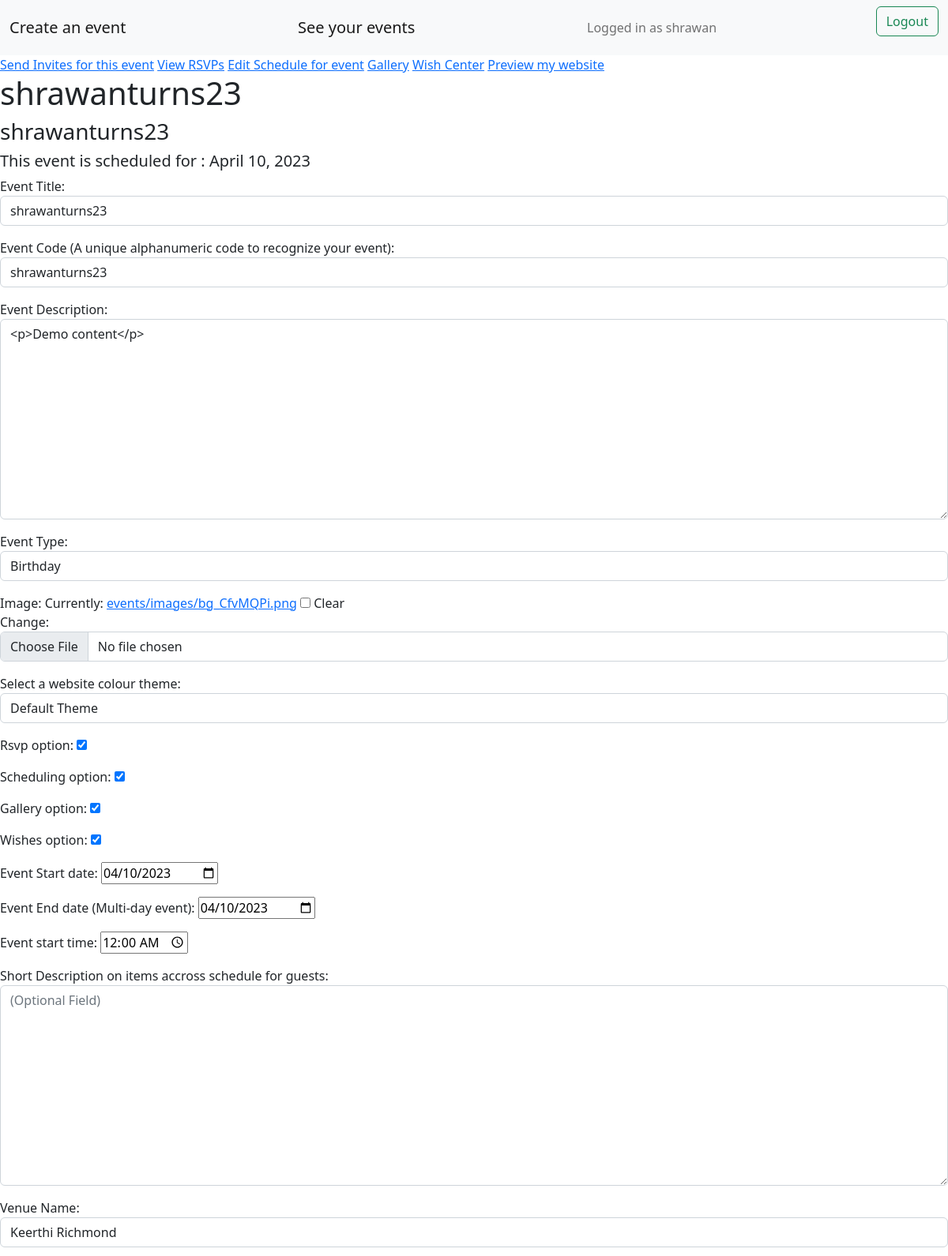
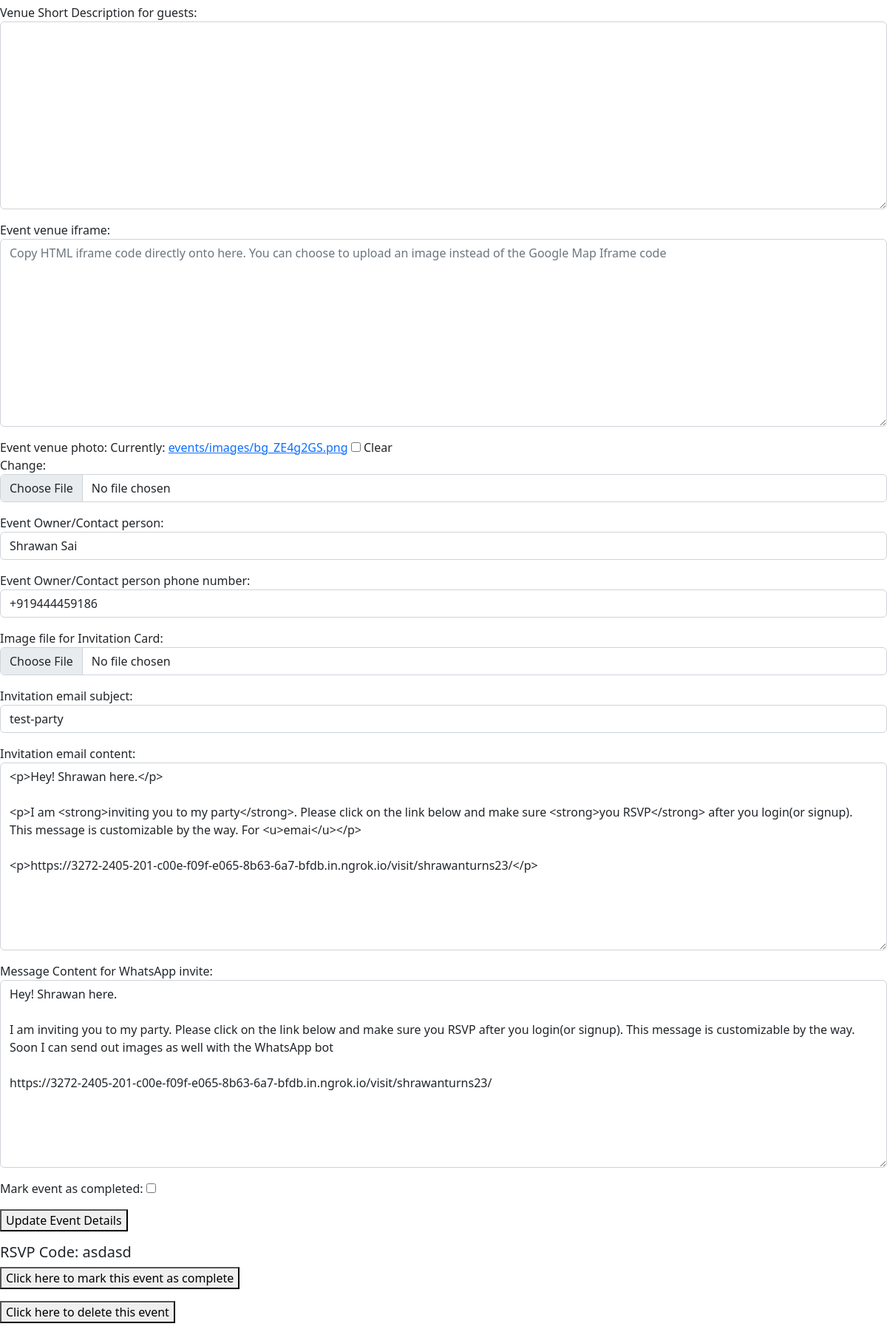
Screenshot of /event/shrawanturns23 (signed in) with the database file from the repository (2 pictures, top to bottom).
### accounts/models.py (models this page shows, shortened)
class Account(AbstractBaseUser):
    email = models.EmailField(verbose_name="email",max_length=60,unique=True)
    username = models.CharField(max_length=30,unique=True)
    date_joined = models.DateTimeField(verbose_name="date joined",auto_now_add=True)
    last_login = models.DateTimeField(verbose_name="last login",auto_now=True)
    is_admin = models.BooleanField(default=False)
    is_active = models.BooleanField(default=True)
    is_staff = models.BooleanField(default=False)
    is_superuser = models.BooleanField(default=False)
    profile_image = models.ImageField(max_length=255,upload_to = get_profile_image_filepath, null = True, blank = True)
    hide_email = models.BooleanField(default=True)
    phone_number = PhoneNumberField(unique=True)
    USERNAME_FIELD = 'email'
    REQUIRED_FIELDS = ['username','phone_number']
    objects = MyAccountManager()

### events/models.py (models this page shows, shortened)
class Event(models.Model):
    title = models.CharField(max_length=200)
    eventcode = models.CharField(max_length=50,primary_key=True)
    description = RichTextField(blank=True)
    eventtype = models.CharField(max_length=200)
    created = models.DateTimeField(auto_now_add=True)
    location = models.CharField(max_length=200)
    contactperson = models.CharField(max_length=200)
    contactpersonphone = PhoneNumberField()
    user = models.ForeignKey(Account,on_delete=models.CASCADE)
    mark_event_as_completed = models.BooleanField(default=False)
    image = models.ImageField(upload_to='events/images/',blank=True)
    invitation_email_subject = models.CharField(max_length=200, blank=True)
    invitation_email_content = RichTextField(blank=True)
    invitation_whatsapp_content = models.TextField(blank=True,null=True)
    invitation_image = models.ImageField(upload_to='events/images/',blank=True,null = True)
    eventstartdate = models.DateField()
    eventenddate = models.DateField()
    event_start_time = models.TimeField(default=datetime.time(00, 00))
    event_end_time = models.TimeField(blank = True,null=True)
    information_on_schedule = models.TextField(blank=True,null = True)
    event_venue_iframe = models.TextField(blank = True,null=True)
    event_venue_photo = models.ImageField(upload_to='events/images/',blank=True,null=True)
    eventrange = models.PositiveSmallIntegerField(default = 1)
    information_on_venue = models.TextField(blank=True,null = True)
    rsvp_option = models.BooleanField(default=True)
    scheduling_option = models.BooleanField(default=True)
    gallery_option = models.BooleanField(default=True)
    wishes_option = models.BooleanField(default=True)
    rsvp_code = models.CharField(max_length=7,blank=True)
    theme = models.CharField(max_length=50, choices=THEME_CHOICES, default='default-theme.css')

### invites/views.py (the view, shortened to what this page needs)
# urls.py: path('event/<str:eventcode_key>',views.viewevent,name='viewevent'),
@login_required
def viewevent(request,eventcode_key):
    event = Event.objects.filter(user = request.user, eventcode = eventcode_key)[0]
    if request.method == 'GET':
        form = EventForm(instance = event)
        return render(request,'invites/viewevent.html',{'event':event,'form':form})

### invites/templates/invites/viewevent.html (shortened to what this page needs)
{% extends 'invites/base.html' %}
{% block content %}
<a href = "{% url 'sendinvites' event.eventcode %}">Send Invites for this event</a>
<a href = "{% url 'viewrsvps' event.eventcode %}">View RSVPs</a>
{% if event.scheduling_option %}
<a href = "{% url 'eventscheduler' event.eventcode %}">Edit Schedule for event</a>
{% endif %}
{% if event.gallery_option %}
<a href ="{% url 'gallery' event.eventcode %}">Gallery</a>
{% endif %}
{% if event.wishes_option %}
<a href ="{% url 'wishcenter' event.eventcode %}">Wish Center</a>
{% endif %}
<a href ="{% url 'events:eventhomepage' event.eventcode %}">Preview my website</a>
<h1>{{ event.title }}</h1>
<h3>{{ event.eventcode }}</h3>
{% if event.datecompleted %}
    <h4>This Event ended on {{ event.datecompleted }}</h4>
{% else %}
    <h5>This event is scheduled for : {{ event.eventstartdate }}</h5>
{% endif %}
<form method="POST" enctype='multipart/form-data'>
    {{form.as_p}}
    <button type="submit">Update Event Details</button>
</form>
{% if event.rsvp_code %}
<h5>RSVP Code: {{ event.rsvp_code }}</h5>
{% endif %}
<form method="POST" action="{% url 'completeevent' event.eventcode %}">
    <button type="submit">Click here to mark this event as complete</button>
</form>
<form method="POST" action="{% url 'deleteevent' event.eventcode %}">
    <button type="submit">Click here to delete this event</button>
</form>
{% endblock %}

### invites/templates/invites/base.html (shortened to what this page needs)
<link href="https://cdn.jsdelivr.net/npm/bootstrap@5.2.0/dist/css/bootstrap.min.css" rel="stylesheet">
{% if user.is_authenticated %}
    <nav class="navbar bg-light">
        <div class="container-fluid">
            <a class="navbar-brand" href = "{% url 'createevent' %}">Create an event</a>
            <a class="navbar-brand" href = "{% url 'allactions' %}">See your events</a>
            <span class="navbar-text">
                Logged in as {{ user.username }}
            </span>
            <form method="POST" action = "{% url 'logoutuser' %}">
                <button class="btn btn-outline-success" type="submit">Logout</button>
            </form>
        </div>
    </nav>
{% endif %}
{% block content%}{% endblock %}

### rows the page displays
Account: username "shrawan"
Event: title "shrawanturns23", eventcode "shrawanturns23", eventstartdate "April 10, 2023", description "<p>Demo content</p>", eventtype "Birthday", theme "Default Theme", rsvp_option "☑", scheduling_option "☑", gallery_option "☑", wishes_option "☑", eventstartdate "04/10/2023", eventenddate "04/10/2023", event_start_time "00:00:00", location "Keerthi Richmond", contactperson "Shrawan Sai", contactpersonphone "+919444459186", invitation_email_subject "test-party", invitation_email_content "<p>Hey! Shrawan here.</p> <p>I am <strong>inviting you to my party</strong>. Please click on the link below and make sure <strong>you RSVP</strong> after you login(or signup). This message is customizable by the way. For <u>emai</u></p> <p>https://3272-2405-201-c00e-f09f-e065-8b63-6a7-bfdb.in.ngrok.io/visit/shrawanturns23/</p>", invitation_whatsapp_content "Hey! Shrawan here. I am inviting you to my party. Please click on the link below and make sure you RSVP after you login(or signup). This message is customizable by the way. Soon I can send out images as well with the WhatsApp bot https://3272-2405-201-c00e-f09f-e065-8b63-6a7-bfdb.in.ngrok.io/visit/shrawanturns23/", rsvp_code "asdasd"
